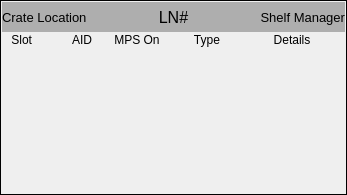
<?xml version="1.0" encoding="UTF-8"?>
<ui version="4.0">
 <class>Form</class>
 <widget class="QWidget" name="Form">
  <property name="geometry">
   <rect>
    <x>0</x>
    <y>0</y>
    <width>347</width>
    <height>195</height>
   </rect>
  </property>
  <property name="windowTitle">
   <string>Form</string>
  </property>
  <widget class="QFrame" name="frame">
   <property name="geometry">
    <rect>
     <x>0</x>
     <y>0</y>
     <width>347</width>
     <height>195</height>
    </rect>
   </property>
   <property name="minimumSize">
    <size>
     <width>347</width>
     <height>195</height>
    </size>
   </property>
   <property name="maximumSize">
    <size>
     <width>347</width>
     <height>195</height>
    </size>
   </property>
   <property name="frameShape">
    <enum>QFrame::Box</enum>
   </property>
   <property name="frameShadow">
    <enum>QFrame::Plain</enum>
   </property>
   <widget class="QLabel" name="label_4">
    <property name="geometry">
     <rect>
      <x>5</x>
      <y>30</y>
      <width>27</width>
      <height>20</height>
     </rect>
    </property>
    <property name="minimumSize">
     <size>
      <width>27</width>
      <height>20</height>
     </size>
    </property>
    <property name="maximumSize">
     <size>
      <width>27</width>
      <height>20</height>
     </size>
    </property>
    <property name="text">
     <string>Slot</string>
    </property>
    <property name="alignment">
     <set>Qt::AlignRight|Qt::AlignTrailing|Qt::AlignVCenter</set>
    </property>
   </widget>
   <widget class="QLabel" name="label_5">
    <property name="geometry">
     <rect>
      <x>62</x>
      <y>30</y>
      <width>40</width>
      <height>20</height>
     </rect>
    </property>
    <property name="text">
     <string>AID</string>
    </property>
    <property name="alignment">
     <set>Qt::AlignCenter</set>
    </property>
   </widget>
   <widget class="QLabel" name="label_6">
    <property name="geometry">
     <rect>
      <x>102</x>
      <y>30</y>
      <width>70</width>
      <height>20</height>
     </rect>
    </property>
    <property name="text">
     <string>MPS On</string>
    </property>
    <property name="alignment">
     <set>Qt::AlignCenter</set>
    </property>
   </widget>
   <widget class="QLabel" name="label_7">
    <property name="geometry">
     <rect>
      <x>172</x>
      <y>30</y>
      <width>70</width>
      <height>20</height>
     </rect>
    </property>
    <property name="text">
     <string>Type</string>
    </property>
    <property name="alignment">
     <set>Qt::AlignCenter</set>
    </property>
   </widget>
   <widget class="QLabel" name="label_8">
    <property name="geometry">
     <rect>
      <x>242</x>
      <y>30</y>
      <width>100</width>
      <height>20</height>
     </rect>
    </property>
    <property name="text">
     <string>Details</string>
    </property>
    <property name="alignment">
     <set>Qt::AlignCenter</set>
    </property>
   </widget>
   <widget class="PyDMLabel" name="PyDMLabel_3">
    <property name="geometry">
     <rect>
      <x>2</x>
      <y>2</y>
      <width>140</width>
      <height>30</height>
     </rect>
    </property>
    <property name="font">
     <font>
      <pointsize>10</pointsize>
     </font>
    </property>
    <property name="toolTip">
     <string/>
    </property>
    <property name="styleSheet">
     <string notr="true">background-color: rgb(174, 174, 174);</string>
    </property>
    <property name="text">
     <string>Crate Location</string>
    </property>
    <property name="alignment">
     <set>Qt::AlignLeading|Qt::AlignLeft|Qt::AlignVCenter</set>
    </property>
    <property name="channel" stdset="0">
     <string>MPLN:SPH:MP03:1:LN_LOCATION</string>
    </property>
   </widget>
   <widget class="PyDMLabel" name="PyDMLabel_4">
    <property name="geometry">
     <rect>
      <x>205</x>
      <y>2</y>
      <width>140</width>
      <height>30</height>
     </rect>
    </property>
    <property name="font">
     <font>
      <pointsize>10</pointsize>
     </font>
    </property>
    <property name="toolTip">
     <string/>
    </property>
    <property name="styleSheet">
     <string notr="true">background-color: rgb(174, 174, 174);</string>
    </property>
    <property name="text">
     <string>Shelf Manager</string>
    </property>
    <property name="alignment">
     <set>Qt::AlignRight|Qt::AlignTrailing|Qt::AlignVCenter</set>
    </property>
    <property name="channel" stdset="0">
     <string>ca://MPLN:SPH:MP03:1:LN_SHM_NAME</string>
    </property>
   </widget>
   <widget class="PyDMLabel" name="PyDMLabel_5">
    <property name="geometry">
     <rect>
      <x>142</x>
      <y>2</y>
      <width>63</width>
      <height>30</height>
     </rect>
    </property>
    <property name="font">
     <font>
      <pointsize>12</pointsize>
     </font>
    </property>
    <property name="toolTip">
     <string/>
    </property>
    <property name="styleSheet">
     <string notr="true">background-color: rgb(174, 174, 174);</string>
    </property>
    <property name="text">
     <string>LN#</string>
    </property>
    <property name="alignment">
     <set>Qt::AlignCenter</set>
    </property>
    <property name="rules" stdset="0">
     <string>[{&quot;channels&quot;: [{&quot;trigger&quot;: true, &quot;channel&quot;: &quot;ca://${P}:LN_ID&quot;}], &quot;property&quot;: &quot;Text&quot;, &quot;expression&quot;: &quot;'LN {0}'.format(str(ch[0]))&quot;, &quot;name&quot;: &quot;New Rule&quot;, &quot;initial_value&quot;: &quot;&quot;}]</string>
    </property>
   </widget>
   <widget class="PyDMEmbeddedDisplay" name="PyDMEmbeddedDisplay">
    <property name="geometry">
     <rect>
      <x>5</x>
      <y>50</y>
      <width>337</width>
      <height>20</height>
     </rect>
    </property>
    <property name="toolTip">
     <string/>
    </property>
    <property name="macros" stdset="0">
     <string>{"MPS_PREFIX":"MPLN:SPH:MP03:1","CN":"SIOC:SYS0:MP02","AID":"182","TYPE":"MPS_DI","DESC":"Digital Inputs","SLOT":"RTM","POSTFIX":"DIG_APPID_RBV","CRATE":"MP03","FILENAME":"mps_ln_digital.ui","LOCA":"SPH","IOC_UNIT":"MP03","INST":"1","CN1":"SIOC:SYS0:MP02","CN2":"SIOC:SYS0:MP02"}</string>
    </property>
    <property name="filename" stdset="0">
     <string>$PYDM/mps/mps_inline_slot.ui</string>
    </property>
   </widget>
   <widget class="PyDMEmbeddedDisplay" name="PyDMEmbeddedDisplay">
    <property name="geometry">
     <rect>
      <x>5</x>
      <y>70</y>
      <width>337</width>
      <height>20</height>
     </rect>
    </property>
    <property name="toolTip">
     <string/>
    </property>
    <property name="macros" stdset="0">
     <string>{"SLOT":"2"}</string>
    </property>
    <property name="filename" stdset="0">
     <string>$PYDM/mps/mps_inline_empty_slot.ui</string>
    </property>
   </widget>
   <widget class="PyDMEmbeddedDisplay" name="PyDMEmbeddedDisplay">
    <property name="geometry">
     <rect>
      <x>5</x>
      <y>90</y>
      <width>337</width>
      <height>20</height>
     </rect>
    </property>
    <property name="toolTip">
     <string/>
    </property>
    <property name="macros" stdset="0">
     <string>{"MPS_PREFIX":"MPLN:SPH:MP03:3","CN":"SIOC:SYS0:MP02","AID":"183","TYPE":"BPM","DESC":"BPMSP5H/BPMSP6H","SLOT":"3","POSTFIX":"APP_ID","CRATE":"MP03","FILENAME":"mps_ln_application.ui","LOCA":"SPH","IOC_UNIT":"MP03","INST":"3","CN1":"SIOC:SYS0:MP02","CN2":"SIOC:SYS0:MP02"}</string>
    </property>
    <property name="filename" stdset="0">
     <string>$PYDM/mps/mps_inline_slot.ui</string>
    </property>
   </widget>
   <widget class="PyDMEmbeddedDisplay" name="PyDMEmbeddedDisplay">
    <property name="geometry">
     <rect>
      <x>5</x>
      <y>110</y>
      <width>337</width>
      <height>20</height>
     </rect>
    </property>
    <property name="toolTip">
     <string/>
    </property>
    <property name="macros" stdset="0">
     <string>{"MPS_PREFIX":"MPLN:SPH:MP03:4","CN":"SIOC:SYS0:MP02","AID":"184","TYPE":"BCM/BLEN","DESC":"IMSP0H Torroid","SLOT":"4","POSTFIX":"APP_ID","CRATE":"MP03","FILENAME":"mps_ln_application.ui","LOCA":"SPH","IOC_UNIT":"MP03","INST":"4","CN1":"SIOC:SYS0:MP02","CN2":"SIOC:SYS0:MP02"}</string>
    </property>
    <property name="filename" stdset="0">
     <string>$PYDM/mps/mps_inline_slot.ui</string>
    </property>
   </widget>
   <widget class="PyDMEmbeddedDisplay" name="PyDMEmbeddedDisplay">
    <property name="geometry">
     <rect>
      <x>5</x>
      <y>130</y>
      <width>337</width>
      <height>20</height>
     </rect>
    </property>
    <property name="toolTip">
     <string/>
    </property>
    <property name="macros" stdset="0">
     <string>{"SLOT":"5"}</string>
    </property>
    <property name="filename" stdset="0">
     <string>$PYDM/mps/mps_inline_empty_slot.ui</string>
    </property>
   </widget>
   <widget class="PyDMEmbeddedDisplay" name="PyDMEmbeddedDisplay">
    <property name="geometry">
     <rect>
      <x>5</x>
      <y>150</y>
      <width>337</width>
      <height>20</height>
     </rect>
    </property>
    <property name="toolTip">
     <string/>
    </property>
    <property name="macros" stdset="0">
     <string>{"SLOT":"6"}</string>
    </property>
    <property name="filename" stdset="0">
     <string>$PYDM/mps/mps_inline_empty_slot.ui</string>
    </property>
   </widget>
   <widget class="PyDMEmbeddedDisplay" name="PyDMEmbeddedDisplay">
    <property name="geometry">
     <rect>
      <x>5</x>
      <y>170</y>
      <width>337</width>
      <height>20</height>
     </rect>
    </property>
    <property name="toolTip">
     <string/>
    </property>
    <property name="macros" stdset="0">
     <string>{"SLOT":"7"}</string>
    </property>
    <property name="filename" stdset="0">
     <string>$PYDM/mps/mps_inline_empty_slot.ui</string>
    </property>
   </widget>
  </widget>
 </widget>
 <customwidgets>
  <customwidget>
   <class>PyDMLabel</class>
   <extends>QLabel</extends>
   <header>pydm.widgets.label</header>
  </customwidget>
  <customwidget>
   <class>PyDMEmbeddedDisplay</class>
   <extends>QFrame</extends>
   <header>pydm.widgets.embedded_display</header>
  </customwidget>
 </customwidgets>
 <resources/>
 <connections/>
</ui>
